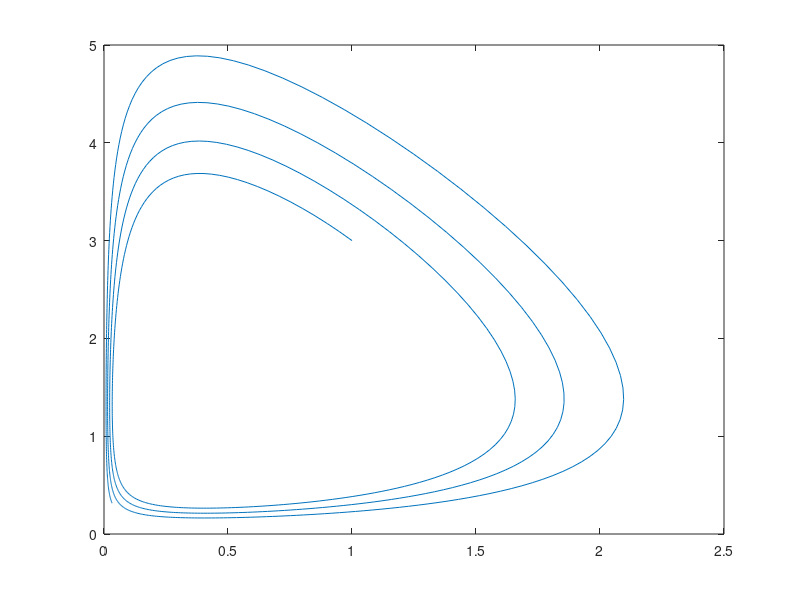

The MATLAB source for this figure: (Note: this script raises an error after producing the figure.)
clear all
% toy problems for op inf - Lotka-Volterra
% 1) 2-dim vector problem x_n+1 = x_n + dt*(nu*l*x_n + q*(x_n otimes x_n))

alpha = 4;
beta  = 3;
gamma = 2;
delta = 5;

l = 1*[alpha 0; 0 -gamma];
q = 1*[[0 -beta; 0 delta], zeros(2)];
nu = 1;
dt = .01;

K = 1000;
x0 = [1;3];

X = zeros(2,K+1);
X(:,1) = x0;

x = x0;
for i =1:K
    x = x + dt*(nu*l*x + q*kron(x,x));
    X(:,1+i) = x;
end

plot(X(1,:),X(2,:))


[Diff,Conv] = standardOpInf(X,dt,nu)
[Diff,Conv] = standardOpInf2(X,dt,nu)


